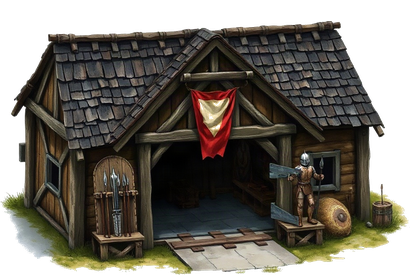
#> input picture examples/battle-brothers-training/mod/gfx/ui/settlements/tg_training_grounds.png, 410 x 275 px
$ python -i sprite.py   (imports and definitions only)
#> lines starting #> are read from the running program, lines starting #| are printed output that depends on the picture; after the words box and inside, x2 and y2 are one past the last pixel; in counts of white or black regions, pixels touching at a corner belong together
#> further down, picture is the input picture: PIL image 410x275 RGBA; mean R, G, B, A 51.7, 47.3, 39.1, 185.4
### um/common.py
"""Small helpers shared by the subcommands: platform checks, WSL path mapping, subprocess, output."""
from __future__ import annotations

import json
import locale
import os
import platform
import shutil
import subprocess
import sys
from pathlib import Path


def is_windows() -> bool:
    return os.name == "nt"


def is_mac() -> bool:
    return sys.platform == "darwin"


# [69 lines left out: functions is_wsl, ps_exe, to_win, to_posix, data_dir, text_utf8 and 1 more, not called in this run]


# Windows PowerShell 5.1 encodes what it prints to a pipe with [Console]::OutputEncoding, the console's code
# page (OEM, so 936 on a Chinese Windows). Start every -Command script with this so its output is UTF-8 and
# matches text_utf8(). Best-effort: with no console attached the setter throws, and the script still runs.
PS_UTF8 = "try{[Console]::OutputEncoding=[Text.Encoding]::UTF8}catch{};"


# [9 lines left out: function run, not called in this run]


def die(msg: str, code: int = 1):
    print(f"um: {msg}", file=sys.stderr)
    sys.exit(code)


# [13 lines left out: functions emit, parse_size, not called in this run]


def need(module: str, pip_name: str | None = None):
    try:
        return __import__(module)
    except ImportError:
        die(f"this command needs {pip_name or module}: `pip install {pip_name or module}` (or run through bin/um, which uses uv)")

### um/sprite.py
"""2D sprite tools: turn generated art into the exact frames a game expects.

    um sprite info in.png                               # size, mode, alpha coverage, bbox, colours
    um sprite cutout in.png out.png                     # flat background -> transparent (flood fill from the border)
    um sprite fit in.png out.png --size 64x26           # trim + nearest-neighbour fit into a frame (pixel art)
    um sprite fit in.png out.png --size 38x34 --anchor bottom --smooth
    um sprite pixelate in.png out.png --size 32x32 --colors 16 --outline
    um sprite palette in.png out.png --from ref.png     # snap colours to a game's palette
    um sprite sheet out.png f1.png f2.png ... --cols 4  # pack frames (grid); --vertical for a Terraria-style strip
    um sprite slice sheet.png outdir --frame 32x32      # split a sheet into frames
    um sprite frames in.png outdir --n 3 --kind bob     # quick idle animation from one frame (bob/squash/wobble/flash)
    um sprite team-mask in.png out.png --hue blue       # saturated accent -> player-colour mask (+ desaturated sprite)
    um sprite seamless in.png out.png                   # make a texture tile (offset + cross-blend)
    um sprite tile-preview in.png out.png               # 3x3 tiling preview to check seams
    um sprite preview in.png out.png --scale 4          # checkerboard + scale, for looking at it

Rules of thumb (learned the hard way): generate on a flat background or with real transparency, cut
out with a border flood fill (keeps interior whites like eyes), trim, then scale ONCE with nearest
neighbour to the engine's frame size. Keep facing directions consistent with the engine's convention
(e.g. Terraria items point right, NPC sprites face left). Frame layout comes from the engine's draw code.
"""
from __future__ import annotations

from collections import deque
from pathlib import Path

from um.common import need, parse_size


def _pil():
    need("PIL", "pillow")
    from PIL import Image
    return Image


def load(path):
    Image = _pil()
    return Image.open(path).convert("RGBA")


# --------------------------------------------------------------------------- core ops


# [50 lines left out: functions border_color, cutout, not called in this run]


def hard_alpha(im, thresh: int = 128):
    """Binary alpha (pixel art, BC1 punch-through): >= thresh opaque, else clear."""
#> called with thresh = 128
    r, g, b, a = im.split()
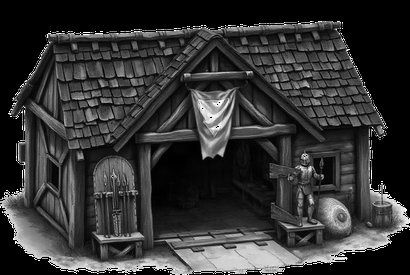
#> r: PIL image 410x275 L; min 0, max 255, mean 51.7
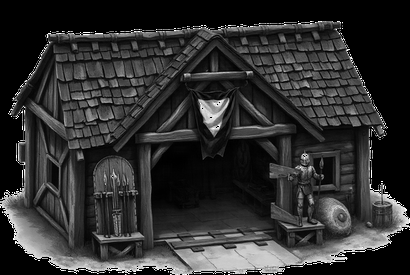
#> g: PIL image 410x275 L; min 0, max 255, mean 47.3
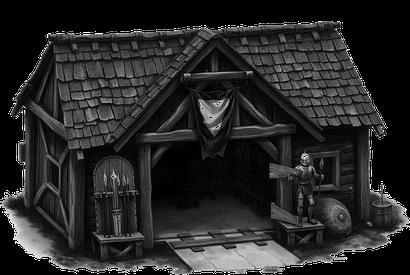
#> b: PIL image 410x275 L; min 0, max 255, mean 39.1
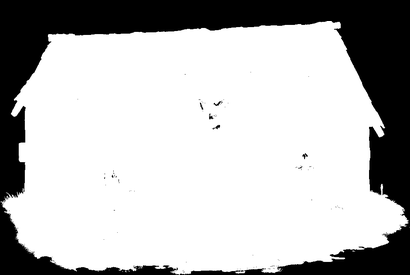
#> a: PIL image 410x275 L; min 0, max 255, mean 185.4
    a = a.point(lambda v: 255 if v >= thresh else 0)
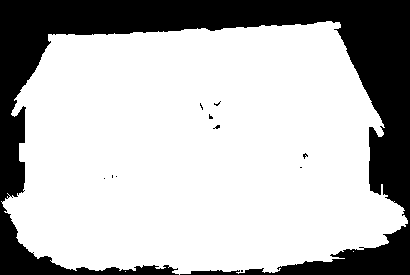
#> a: PIL image 410x275 L; 72.7% white; 11 black regions (10 under 20 px), largest, box (x1, y1, x2, y2) and area: (0, 0, 410, 275) 30690
    return _pil().merge("RGBA", (r, g, b, a))


# [344 lines left out: functions trim, fit, pixelate, add_outline, palette_from, snap_palette and 11 more, not called in this run]

>>> from PIL import Image
>>> picture = Image.open('../examples/battle-brothers-training/mod/gfx/ui/settlements/tg_training_grounds.png')
>>> result = hard_alpha(picture)
